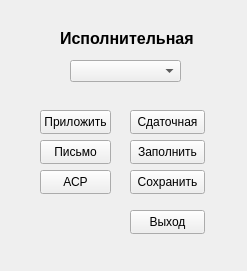
<?xml version="1.0" encoding="UTF-8"?>
<ui version="4.0">
 <class>Form</class>
 <widget class="QWidget" name="Form">
  <property name="geometry">
   <rect>
    <x>0</x>
    <y>0</y>
    <width>247</width>
    <height>271</height>
   </rect>
  </property>
  <property name="windowTitle">
   <string>Form</string>
  </property>
  <widget class="QLabel" name="label">
   <property name="geometry">
    <rect>
     <x>60</x>
     <y>30</y>
     <width>141</width>
     <height>16</height>
    </rect>
   </property>
   <property name="font">
    <font>
     <pointsize>12</pointsize>
     <bold>true</bold>
    </font>
   </property>
   <property name="text">
    <string>Исполнительная</string>
   </property>
  </widget>
  <widget class="QPushButton" name="b_add">
   <property name="geometry">
    <rect>
     <x>40</x>
     <y>110</y>
     <width>71</width>
     <height>24</height>
    </rect>
   </property>
   <property name="text">
    <string>Приложить</string>
   </property>
  </widget>
  <widget class="QPushButton" name="b_asr">
   <property name="geometry">
    <rect>
     <x>40</x>
     <y>170</y>
     <width>71</width>
     <height>24</height>
    </rect>
   </property>
   <property name="text">
    <string>АСР</string>
   </property>
  </widget>
  <widget class="QPushButton" name="b_create">
   <property name="geometry">
    <rect>
     <x>130</x>
     <y>110</y>
     <width>75</width>
     <height>24</height>
    </rect>
   </property>
   <property name="text">
    <string>Сдаточная</string>
   </property>
  </widget>
  <widget class="QPushButton" name="b_month">
   <property name="geometry">
    <rect>
     <x>130</x>
     <y>140</y>
     <width>75</width>
     <height>24</height>
    </rect>
   </property>
   <property name="text">
    <string>Заполнить</string>
   </property>
  </widget>
  <widget class="QPushButton" name="b_exit">
   <property name="geometry">
    <rect>
     <x>130</x>
     <y>210</y>
     <width>75</width>
     <height>24</height>
    </rect>
   </property>
   <property name="text">
    <string>Выход</string>
   </property>
  </widget>
  <widget class="QPushButton" name="b_latter">
   <property name="geometry">
    <rect>
     <x>40</x>
     <y>140</y>
     <width>71</width>
     <height>24</height>
    </rect>
   </property>
   <property name="text">
    <string>Письмо</string>
   </property>
  </widget>
  <widget class="QPushButton" name="b_save">
   <property name="geometry">
    <rect>
     <x>130</x>
     <y>170</y>
     <width>75</width>
     <height>24</height>
    </rect>
   </property>
   <property name="text">
    <string>Сохранить</string>
   </property>
  </widget>
  <widget class="QComboBox" name="cb_select">
   <property name="geometry">
    <rect>
     <x>70</x>
     <y>60</y>
     <width>111</width>
     <height>22</height>
    </rect>
   </property>
  </widget>
 </widget>
 <resources/>
 <connections/>
</ui>
